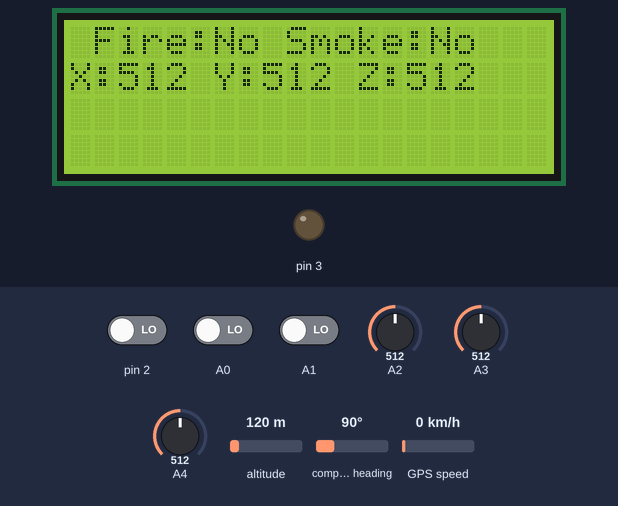
A sketch run on a simulated Arduino Uno, built with avr-gcc and run on an emulated ATmega328P. Parts: 20×4 character LCD, output pins drawn as LEDs (lit = HIGH). The inputs (shaded band) are chosen by the test bench; at power-on: pin 2 LOW, A2 = 512, A3 = 512, A4 = 512, A0 LOW, A1 LOW, altitude 120 m, compass heading 90°, GPS speed 0 km/h. The GPS gets a fix after 3 s at 37.7749, -122.4194 with 8 satellites; what the sketch prints to the serial monitor is not drawn.

Above: at 1.6 s.
1.7 s: pin 2 driven HIGH
At 4.3 s:
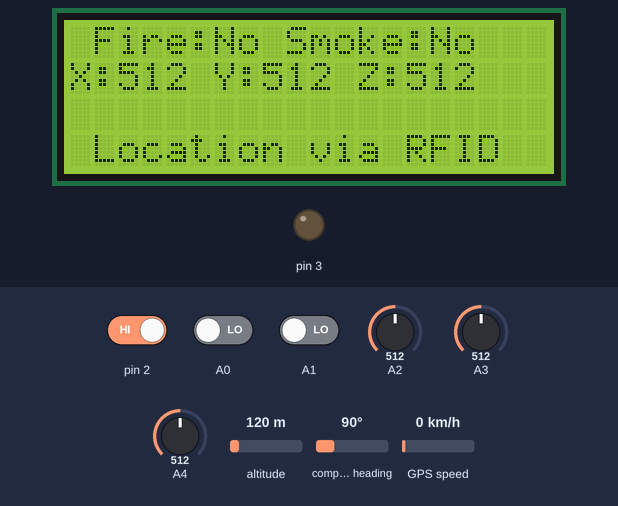
4.6 s: A2 set to 549
At 6.5 s:
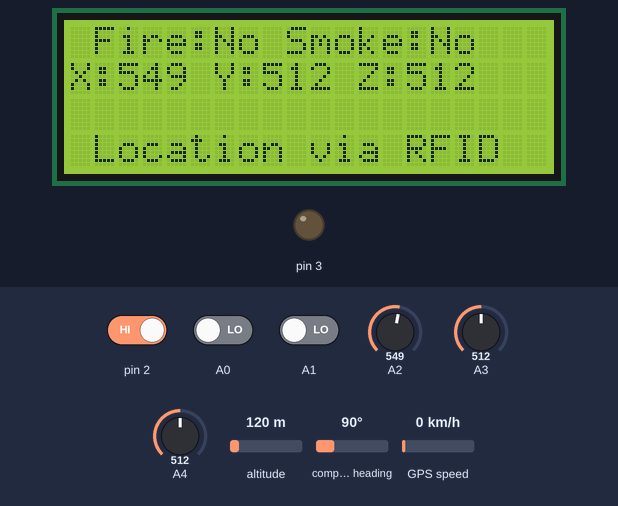
7.6 s: A2 set to 575
At 9.9 s:
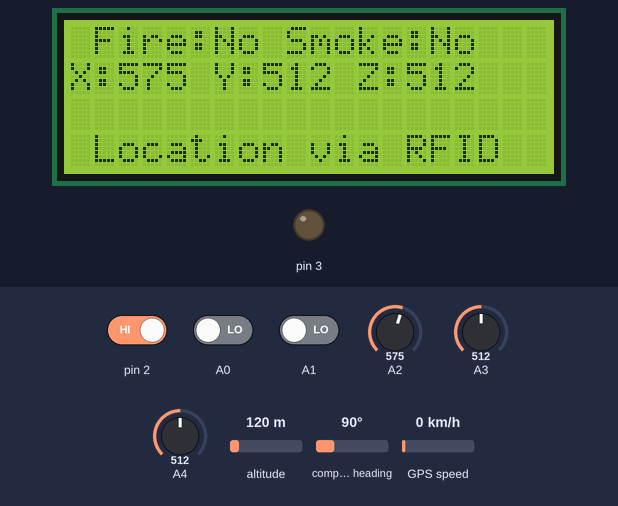
10.6 s: A3 set to 555
At 13.3 s:
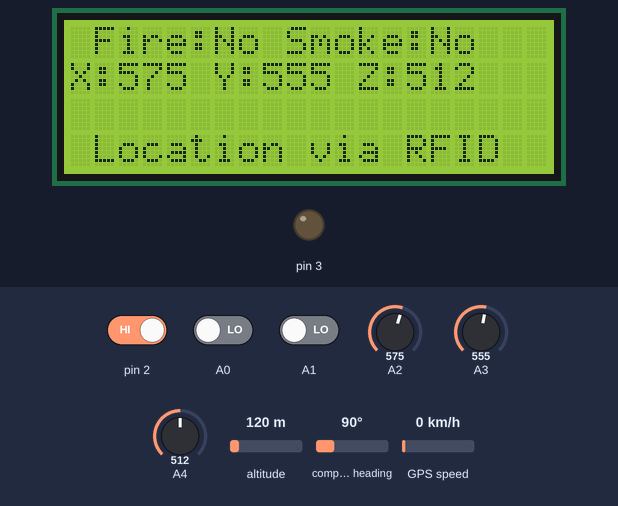
13.7 s: A3 set to 579
At 16.4 s:
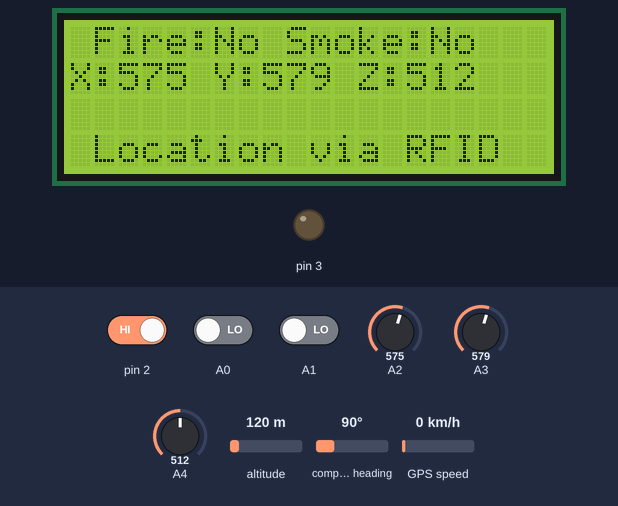
16.7 s: A4 set to 553
At 18.9 s:
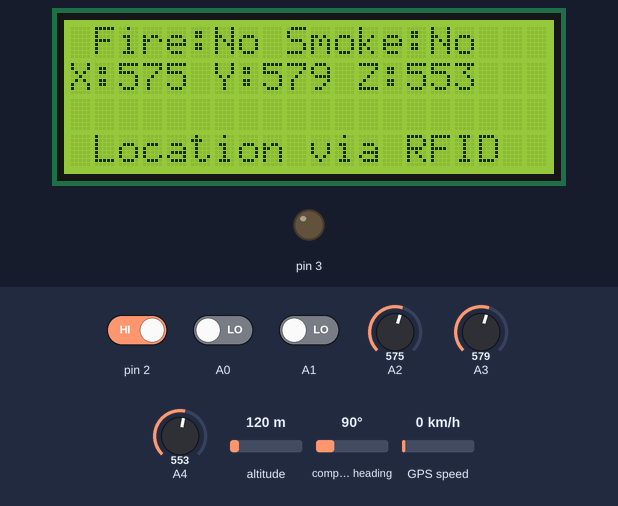
19.7 s: A4 set to 569
Timing chart, 0 to 22.7 s (numbered marks = the images above; inputs shaded):
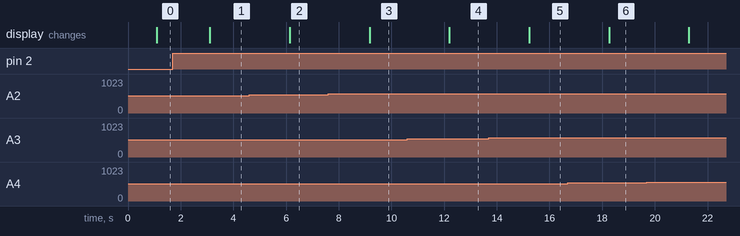

Measured:
- after the input at 1.7 s, the display: changes after 1.4 s (image 1)
- after the input at 4.6 s, the display: changes after 1.5 s (image 2)
- after the input at 7.6 s, the display: changes after 1.6 s (image 3)
- after the input at 10.6 s, the display: changes after 1.6 s (image 4)
- after the input at 13.7 s, the display: changes after 1.5 s (image 5)
- after the input at 16.7 s, the display: changes after 1.6 s (image 6)

The sketch:

onboard.ino
```cpp
#include <TinyGPS.h>
#include <LiquidCrystal.h>

int x, y, z, px = 0, py = 0, pz = 0, fire = 0, smoke = 0, accident = 0, rfid = 0;
double x_g_value, y_g_value, z_g_value, roll, pitch;
TinyGPS gps;
LiquidCrystal lcd(13, 12, 11, 10, 9, 8);

void setup() {
  // put your setup code here, to run once:
  Serial.begin(9600);
  pinMode(3, OUTPUT);
  lcd.begin(20, 4);
  lcd.setCursor(0,1);
  lcd.print("Initializing System");
}

void loop() {
  // put your main code here, to run repeatedly:
  fire = digitalRead(A0);
  smoke = digitalRead(A1);
  x = analogRead(A2);
  y = analogRead(A3);
  z = analogRead(A4);

  x_g_value = ( ( ( (double)(x * 3.3)/1024) - 1.65 ) / 0.55 ); /* Acceleration in x-direction in g units */
  y_g_value = ( ( ( (double)(y * 3.3)/1024) - 1.65 ) / 0.55 ); /* Acceleration in y-direction in g units */
  z_g_value = ( ( ( (double)(z * 3.3)/1024) - 1.65 ) / 0.55 ); /* Acceleration in z-direction in g units */

  roll = ( ( (atan2(y_g_value,z_g_value) * 180) / 3.14 ) + 180 ); /* Formula for roll */
  pitch = ( ( (atan2(z_g_value,x_g_value) * 180) / 3.14 ) + 180 ); /* Formula for pitch */

  if(px+py+pz > 0 && (abs(x-px)>50 || abs(y-py)>50 || abs(z-pz)>50)) {
    accident = 1;
  }

  px = x; py = y; pz = z;

  rfid = digitalRead(2);

  bool newData = false;

  for (unsigned long start = millis(); millis() - start < 1000;)
  {
    while (Serial.available())
    {
      char c = Serial.read();
      if (gps.encode(c))
        newData = true;
    }
  }
  lcd.clear();
  lcd.setCursor(1,0);
  lcd.print("Fire:");
  lcd.print(fire?"Yes":"No");
  lcd.print(" Smoke:");
  lcd.print(smoke?"Yes":"No");
  lcd.setCursor(0,1);
  lcd.print("X:");
  lcd.print(x);
  lcd.print(" Y:");
  lcd.print(y);
  lcd.print(" Z:");
  lcd.print(z);

//  lcd.setCursor(0,2);
//  lcd.print("Roll:");
//  lcd.print((int)roll);
//  lcd.print(" Pitch:");
//  lcd.print((int)pitch);

  if(rfid){
    Serial.println("RFID");
    lcd.setCursor(1,3);
    lcd.print("Location via RFID");
  }

  if (newData && (fire || smoke || accident))      //If newData is true
  {
    if(accident) {
      lcd.setCursor(0,2);
      lcd.print("  Accident Detected");
    }
    digitalWrite(3, HIGH);
    float flat, flon;
    unsigned long age;
    gps.f_get_position(&flat, &flon, &age);
    Serial.print("Fire:");
    Serial.print(fire?"Yes":"No");
    Serial.print(", Smoke:");
    Serial.print(smoke?"Yes":"No");
    Serial.print(", Accident:");
    Serial.print(accident?"Yes":"No");
    Serial.print(";");
    Serial.print(flat == TinyGPS::GPS_INVALID_F_ANGLE ? 0.0 : flat, 6);
    Serial.print(";");
    Serial.println(flon == TinyGPS::GPS_INVALID_F_ANGLE ? 0.0 : flon, 6);
    lcd.setCursor(0,4);
    lcd.print("Lat:");
    lcd.print(abs(flat),1);
    lcd.print(flat>=0?"N":"S");
    lcd.print(" Lon:");
    lcd.print(abs(flon),1);
    lcd.print(flon>=0?"E":"W");
  }
  else {
    digitalWrite(3, LOW);
  }
}
```
